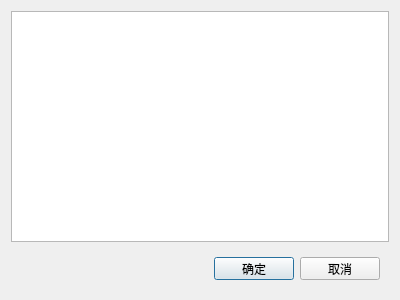
<?xml version="1.0" encoding="UTF-8"?>
<ui version="4.0">
 <class>SelectValueDialog</class>
 <widget class="QDialog" name="SelectValueDialog">
  <property name="geometry">
   <rect>
    <x>0</x>
    <y>0</y>
    <width>400</width>
    <height>300</height>
   </rect>
  </property>
  <property name="windowTitle">
   <string>Dialog</string>
  </property>
  <layout class="QVBoxLayout" name="verticalLayout">
   <item>
    <widget class="QListView" name="listView"/>
   </item>
   <item>
    <widget class="QWidget" name="widget" native="true">
     <property name="minimumSize">
      <size>
       <width>0</width>
       <height>41</height>
      </size>
     </property>
     <property name="maximumSize">
      <size>
       <width>16777215</width>
       <height>41</height>
      </size>
     </property>
     <layout class="QHBoxLayout" name="horizontalLayout">
      <item>
       <spacer name="horizontalSpacer">
        <property name="orientation">
         <enum>Qt::Horizontal</enum>
        </property>
        <property name="sizeHint" stdset="0">
         <size>
          <width>189</width>
          <height>20</height>
         </size>
        </property>
       </spacer>
      </item>
      <item>
       <widget class="QPushButton" name="btnOk">
        <property name="text">
         <string>确定</string>
        </property>
       </widget>
      </item>
      <item>
       <widget class="QPushButton" name="btnCancel">
        <property name="text">
         <string>取消</string>
        </property>
       </widget>
      </item>
     </layout>
    </widget>
   </item>
  </layout>
 </widget>
 <resources/>
 <connections/>
</ui>
